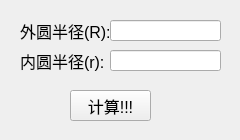
<?xml version="1.0" encoding="UTF-8"?>
<ui version="4.0">
 <class>yuan_s</class>
 <widget class="QWidget" name="yuan_s">
  <property name="geometry">
   <rect>
    <x>0</x>
    <y>0</y>
    <width>240</width>
    <height>140</height>
   </rect>
  </property>
  <property name="windowTitle">
   <string>Form</string>
  </property>
  <widget class="QLabel" name="label_R">
   <property name="geometry">
    <rect>
     <x>20</x>
     <y>20</y>
     <width>91</width>
     <height>21</height>
    </rect>
   </property>
   <property name="font">
    <font>
     <pointsize>12</pointsize>
    </font>
   </property>
   <property name="text">
    <string>外圆半径(R):</string>
   </property>
  </widget>
  <widget class="QLabel" name="label_r">
   <property name="geometry">
    <rect>
     <x>20</x>
     <y>50</y>
     <width>91</width>
     <height>21</height>
    </rect>
   </property>
   <property name="font">
    <font>
     <pointsize>12</pointsize>
    </font>
   </property>
   <property name="text">
    <string>内圆半径(r):</string>
   </property>
  </widget>
  <widget class="QLineEdit" name="lineEdit_r2_2">
   <property name="geometry">
    <rect>
     <x>110</x>
     <y>20</y>
     <width>111</width>
     <height>21</height>
    </rect>
   </property>
  </widget>
  <widget class="QLineEdit" name="lineEdit_r1">
   <property name="geometry">
    <rect>
     <x>110</x>
     <y>50</y>
     <width>111</width>
     <height>21</height>
    </rect>
   </property>
  </widget>
  <widget class="QPushButton" name="pushButton_ok">
   <property name="geometry">
    <rect>
     <x>70</x>
     <y>90</y>
     <width>81</width>
     <height>31</height>
    </rect>
   </property>
   <property name="font">
    <font>
     <pointsize>12</pointsize>
    </font>
   </property>
   <property name="text">
    <string>计算!!!</string>
   </property>
  </widget>
 </widget>
 <resources/>
 <connections/>
</ui>
